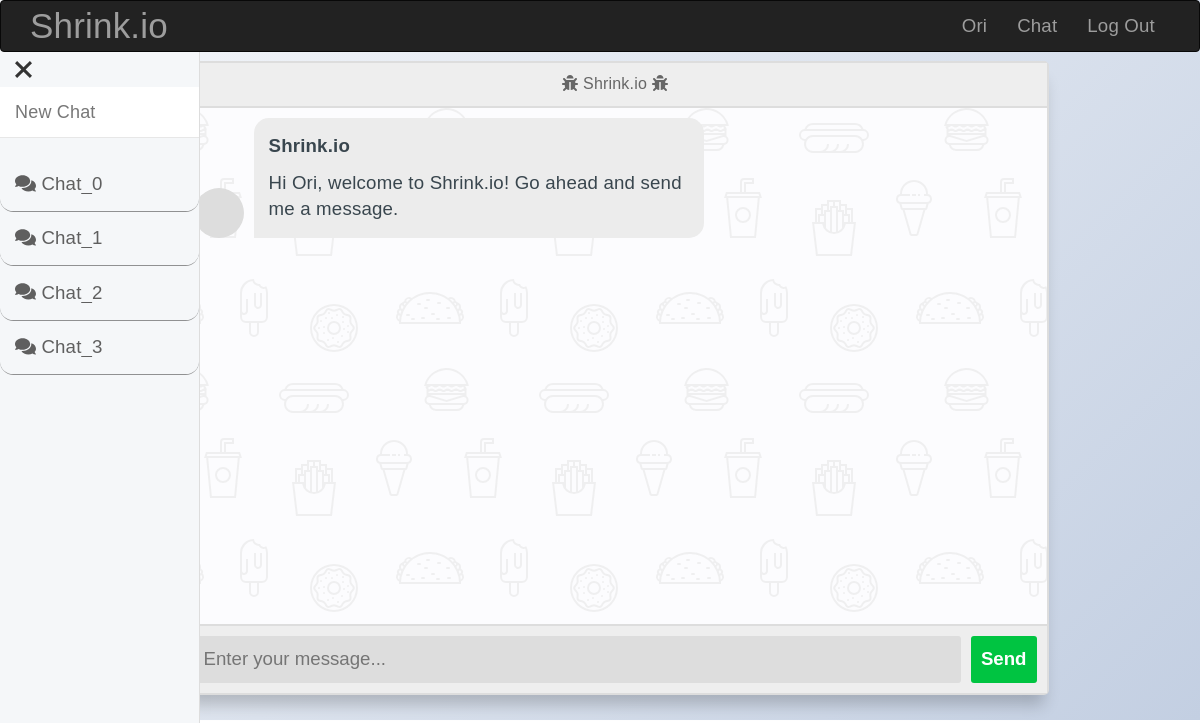
The page /chat (signed in) on the database its author committed.
### website/models.py (models this page shows, shortened)
class User(UserMixin, db.Model):
    __tablename__ = 'users'
    id = db.Column(db.Integer, primary_key=True)
    username = db.Column(db.String(64), index=True)
    name = db.Column(db.String(64))
    lastname = db.Column(db.String(64))
    image_data = db.Column(db.LargeBinary, nullable=True)
    image_filename = db.Column(db.String(20), nullable=True, default='/static/image/default.png')
    password_hash = db.Column(db.String(128))
    otp_secret = db.Column(db.String(16))
    chats = db.relationship('Chat', backref=db.backref('chats', lazy=True)) # Creating a relationship with the User model
    @property
    def password(self):
        raise AttributeError('password is not a readable attribute')

class Chat(UserMixin, db.Model):
    __tablename__ = 'chats'
    id = db.Column(db.Integer, primary_key=True)
    __name = db.Column(db.String(20), nullable=False)
    chat_json = db.Column(db.Text, nullable=False)
    user_id = db.Column(db.Integer, db.ForeignKey('users.id'))
    @property
    def chat(self):
        return loads(self.chat_json) if self.chat_json else []
    @property
    def name(self):
        return self.__name

### website/views.py (the view)
@views.route("/chat")
def chat():
    from .forms import ChatEdit
    if current_user.is_authenticated == False:
        return render_template('404.html', err_msg="Access Denied, Please Login First."), 404
    user = User.query.filter_by(username=current_user.username).first()
    if user is None:
        return redirect(url_for('views.index'))
    chat_name_form = ChatEdit()
    return render_template("chat.html", user=user, chat_data=-1, chat_id=-1, name_form=chat_name_form)

### website/forms.py
class ChatEdit(FlaskForm):
    name = StringField('Name', validators=[Length(1, 20)])

### website/__init__.py (called while the page is built)
def create_app():
    app = Flask(__name__)
    app.static_folder = 'static'
    app.config.from_object('config')
    Bootstrap(app)
    db.init_app(app)
    login_manager = LoginManager()
    login_manager.login_view = 'auth.login'
    login_manager.init_app(app)
    from .models import User
    create_database(app)
    @login_manager.user_loader
    def load_user(user_id):
        return User.query.get(int(user_id))
    app.register_error_handler(404, page_not_found)
    from .auth import auth as auth_blueprint
    app.register_blueprint(auth_blueprint)
    from .views import views as views_blueprint
    app.register_blueprint(views_blueprint)
    return app

### website/templates/chat.html (shortened to what this page needs)
{% extends "base.html" %}
{% import "bootstrap/wtf.html" as wtf %}
{% block page_content %}
<head>
  <link rel="stylesheet" href="{{ url_for('static', filename='styles/chat.css') }}">
</head>
{% with previous_chats=user.chats, name_form=name_form %}
  {% include "chat_side_navbar.html" %}
{% endwith %}
<div class="container body" style="padding-top:3vw">
      <section class="msger">
        <header class="msger-header">
          <div class="msger-header-title">
              <i class="fas fa-bug"></i> Shrink.io <i class="fas fa-bug"></i>
      </div>
    </header>
    <main class="msger-chat">
      {% if chat_data == -1  %}
      <div class="msg left-msg">
        <div class="msg-img" style="background-image: url(https://marketplace.canva.com/EAFCO6pfthY/1/0/1600w/canva-blue-green-watercolor-linktree-background-F2CyNS5sQdM.jpg)"></div>
        <div class="msg-bubble">
          <div class="msg-info">
            <div class="msg-info-name">Shrink.io</div>
          </div>
          <div class="msg-text">
            Hi {{ user.name.title() }}, welcome to Shrink.io! Go ahead and send me a message.
          </div>
        </div>
      </div>
      {% endif %}
    </main>
    <form class="msger-inputarea">
      <input type="text" class="msger-input" id="textInput" placeholder="Enter your message...">
      <button type="submit" class="msger-send-btn">Send</button>
    </form>
  </section>
</div>
{% endblock %}

### website/templates/base.html (shortened to what this page needs)
{% extends "bootstrap/base.html" %}
{% block navbar %}
<div class="navbar navbar-inverse" role="navigation" style="position: fixed; width:100%;z-index:2;">
    <div class="container">
        <div class="navbar-header">
            <a class="navbar-brand" style="font-size: 35px;" href="{{ url_for('views.index') }}">Shrink.io</a>
        </div>
        <div class="navbar-collapse collapse">
            <ul class="nav navbar-nav navbar-right">
                {% if current_user.is_authenticated %}
                <li><a href="{{ url_for('views.profile') }}">{{ current_user.username.title() }}</a></li>
                <li><a href="{{ url_for('views.chat') }}">Chat</a></li>
                <li><a href="{{ url_for('auth.logout') }}">Log Out</a></li>
                {% else %}
                <li><a href="{{ url_for('auth.login') }}">Log In</a></li>
                <li><a href="{{ url_for('auth.register') }}">Register</a></li>
                {% endif %}
            </ul>
        </div>
    </div>
</div>
{% endblock %}
{% block content %}
<div class="container">
    {% block page_content %}{% endblock %}
</div>
{% endblock %}

### website/templates/chat_side_navbar.html (shortened to what this page needs)
{% import "bootstrap/wtf.html" as wtf %}
{% block page_content %}
<head>
    <link rel="stylesheet" href="{{ url_for('static', filename='styles/chat.css') }}">
    <link rel="stylesheet" href="{{ url_for('static', filename='styles/chat_side_navbar.css') }}">
</head>
<div class="slide-button">
    <div class="bars-container change" id="msbo" onclick="barIconAnimate(this)">
        <div class="bar3"></div>
    </div>
</div>
<div class="msb" id="msb" style="padding-top:65pt;">
    <nav class="navbar navbar-default" role="navigation">
        <div class="navbar-header">
            <div class="brand-wrapper">
                <div class="brand-name-wrapper">
                    <a class="navbar-brand" href="/chat">
                        New Chat
                    </a>
                </div>
            </div>
        </div>
        <div class="side-menu-container">
            <ul class="nav navbar-nav">
                {% for chat in previous_chats %}
                    <li class="prev-chat" style="white-space: nowrap; padding-top:10pt; padding-bottom:10pt;">
                        <a href="{{ url_for('views.get_chat', chat_id=chat.id) }}" id="{{ chat.id }}" style="display:inline;" draggable="false">
                            <i class="fas fa-duotone fa-comments"></i>
                            {{ name_form.name(value=chat.name, style="all:unset; width:55%;", readonly=True) }}
                        </a>
                    </li>
                {% endfor %}
            </ul>
        </div>
    </nav>
</div>
{% endblock %}

### website/static/styles/chat.css (style rules this page uses)
:root { --body-bg: linear-gradient(135deg, #f5f7fa 0%, #c3cfe2 100%); --msger-bg: #fff; --border: 2px solid #ddd; --left-msg-bg: #ececec; --right-msg-bg: #579ffb; }
html { box-sizing: border-box; }
*, *:before, *:after { margin: 0; padding: 0; box-sizing: inherit; }
.body { display: flex; justify-content: center; align-items: center; height: 90vh; background-image: var(--body-bg); font-family: Helvetica, sans-serif; }
.msger { display: flex; flex-flow: column wrap; justify-content: space-between; width: 100%; max-width: 867px; margin: 25px 10px; height: calc(100% - 50px); border: var(--border); border-radius: 5px; background: var(--msger-bg); box-shadow: 0 15px 15px -5px rgba(0, 0, 0, 0.2); }
.msger-header { font-size: medium; justify-content: space-between; padding: 10px; text-align: center; border-bottom: var(--border); background: #eee; color: #666; }
.msger-chat { flex: 1; overflow-y: auto; padding: 10px; }
.msg { display: flex; align-items: flex-end; margin-bottom: 10px; }
.msg-img { width: 50px; height: 50px; margin-right: 10px; background: #ddd; background-repeat: no-repeat; background-position: center; background-size: cover; border-radius: 50%; }
.msg-bubble { max-width: 450px; padding: 15px; border-radius: 15px; background: var(--left-msg-bg); }
.msg-info { display: flex; justify-content: space-between; align-items: center; margin-bottom: 10px; }
.msg-info-name { margin-right: 10px; font-weight: bold; }
.left-msg .msg-bubble { border-bottom-left-radius: 0; }
.msger-inputarea { display: flex; padding: 10px; border-top: var(--border); background: #eee; }
.msger-inputarea * { padding: 10px; border: none; border-radius: 3px; font-size: 1em; }
.msger-input { flex: 1; background: #ddd; }
.msger-send-btn { margin-left: 10px; background: rgb(0, 196, 65); color: #fff; font-weight: bold; cursor: pointer; transition: background 0.23s; }
.msger-chat { background-color: #fcfcfe; }
body { margin: 0; font-family: 'Arial', sans-serif; }

### website/static/styles/chat_side_navbar.css (style rules this page uses)
body { background-color: #fff; font-family: Arial, sans-serif; font-size: 14pt; letter-spacing: 0.01em; color: #39464e; }
.navbar-default { background-color: #FFF; margin-left: 200px; }
a, a:focus, a:hover { text-decoration: none; }
.msb, .mnb { -moz-animation: slidein 300ms forwards; -o-animation: slidein 300ms forwards; -webkit-animation: slidein 300ms forwards; animation: slidein 300ms forwards; -webkit-transform-style: preserve-3d; transform-style: preserve-3d; }
.bars-container { display: inline-block; cursor: pointer; }
.bar1 , .bar2 , .bar3 { width: 21px; height: 3px; background: #333; margin: 6px 0; transition: 0.4s; }
.change .bar3 { transform: translate(0, -9px) rotate(45deg); }
.slide-button { position: absolute; top: 40pt; left: 10pt; width: auto; height: auto; z-index:3; }
.prev-chat { width: auto; border-bottom: 1pt solid rgba(44, 44, 44, 0.5); border-radius: 10pt; -webkit-user-select: none; -ms-user-select: none; user-select: none; }

### rows shown on the page
User: username "Ori", name "Ori"
Chat: name "Chat_0"
Chat: name "Chat_1"
Chat: name "Chat_2"
Chat: name "Chat_3"
